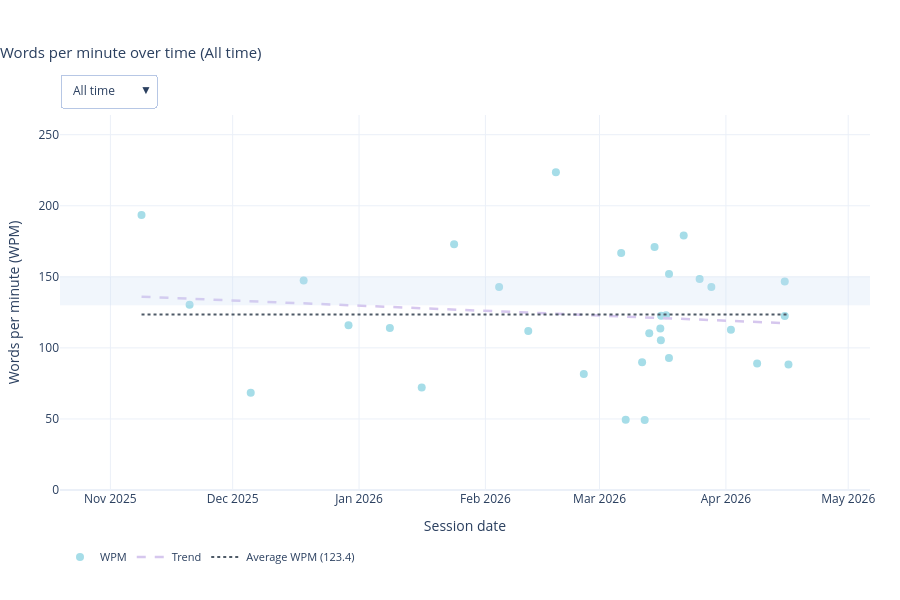

Notebook code for this chart:
### Code cell
# Plot 4: Interactive WPM over time with time frame selector.
import plotly.graph_objects as go
from dateutil.relativedelta import relativedelta
from datetime import timedelta

if not records:
    print('No recordings available to plot.')
else:
    wpm_records = [r for r in records if np.isfinite(r['wpm'])]
    if not wpm_records:
        print('No WPM values available to plot.')
    else:
        today_datetime = datetime.combine(TODAY, datetime.min.time())

        monday_this_week = today_datetime - timedelta(days=today_datetime.weekday())
        sunday_this_week = monday_this_week + timedelta(days=6)
        monday_last_week = monday_this_week - timedelta(days=7)
        sunday_last_week = monday_last_week + timedelta(days=6)

        time_frames = {
            'This week':  ('week',   monday_this_week,                         sunday_this_week),
            'Last week':  ('week',   monday_last_week,                         sunday_last_week),
            'Month':      ('month',  today_datetime.replace(day=1),            today_datetime),
            '6 months':   ('period', today_datetime - relativedelta(months=6), today_datetime),
            'Year':       ('period', today_datetime.replace(month=1, day=1),   today_datetime),
            'All time':   ('all',    None,                                      None),
        }

        XFMT = {
            'This week':  ('%a %d', 86400000),
            'Last week':  ('%a %d', 86400000),
            'Month':      ('%b %d', None),
            '6 months':   ('%b %Y', 'M1'),
            'Year':       ('%b',    'M1'),
            'All time':   ('%b %Y', 'M1'),
        }

        target_low, target_high = 130.0, 150.0

        def get_filtered_wpm(frame_type, start_date, end_date):
            if frame_type == 'all':
                return wpm_records
            return [r for r in wpm_records if start_date <= r['recording_dt'] <= end_date]

        def xaxis_range(frame_type, start_date, end_date):
            if frame_type == 'all':
                dts = [r['recording_dt'] for r in wpm_records]
                pad = timedelta(days=20)
                return [(min(dts) - pad).isoformat(), (max(dts) + pad).isoformat()]
            pad = timedelta(days=1)
            return [(start_date - pad).isoformat(), (end_date + pad).isoformat()]

        NO_DATA_ANNOTATION = dict(
        text='No recordings in this timeframe',
        xref='paper', yref='paper',
        x=0.5, y=0.5,
        showarrow=False,
        font=dict(size=17, color='#aaaaaa'),
        xanchor='center', yanchor='middle',
    )

        frame_data = {}
        for frame_name, (frame_type, start_date, end_date) in time_frames.items():
            filtered = get_filtered_wpm(frame_type, start_date, end_date)
            if not filtered:
                frame_data[frame_name] = {
                    'empty': True, 'y_max': 200.0,
                    'x_range': xaxis_range(frame_type, start_date, end_date),
                }
            else:
                dates  = [r['recording_dt'] for r in filtered]
                wpm_v  = np.array([r['wpm'] for r in filtered], dtype=float)
                labels = [r['recording_label'] for r in filtered]
                avg    = float(np.mean(wpm_v))
                if len(wpm_v) >= 2:
                    dn    = mdates.date2num(dates)
                    trend = np.polyval(np.polyfit(dn, wpm_v, 1), dn)
                else:
                    trend = wpm_v.copy()
                frame_data[frame_name] = {
                    'empty': False, 'dates': dates, 'wpm_v': wpm_v,
                    'avg': avg, 'trend': trend, 'labels': labels,
                    'y_max': max(180.0, float(np.nanmax(wpm_v)) * 1.18),
                    'x_range': xaxis_range(frame_type, start_date, end_date),
                }

        default_frame = 'All time'
        dd = frame_data[default_frame]

        fig = go.Figure()

        # Recommended range: paper-coord shape so it always spans full width
        fig.add_shape(
            type='rect',
            xref='paper', x0=0, x1=1,
            yref='y',     y0=target_low, y1=target_high,
            fillcolor='rgba(197,217,242,0.25)', line_width=0,
        )

        if not dd['empty']:
            fig.add_trace(go.Scatter(
                x=dd['dates'], y=dd['wpm_v'], name='WPM', mode='markers',
                marker=dict(size=8, color=COLORS['teal']),
                customdata=np.column_stack([dd['labels'], dd['wpm_v']]),
                hovertemplate='<b>%{customdata[0]}</b><br>Date: %{x|%b %d, %Y}<br>WPM: %{customdata[1]:.1f}<extra></extra>',
            ))
            fig.add_trace(go.Scatter(
                x=dd['dates'], y=dd['trend'], name='Trend', mode='lines',
                line=dict(color=COLORS['lavender'], width=2.5, dash='dash'),
                hovertemplate='%{x|%b %d, %Y}<br>Trend: %{y:.1f}<extra></extra>',
            ))
            fig.add_trace(go.Scatter(
                x=dd['dates'], y=np.full(len(dd['dates']), dd['avg']),
                name=f"Average WPM ({dd['avg']:.1f})", mode='lines',
                line=dict(color=COLORS['ink'], width=2, dash='dot'),
                hovertemplate='Average: %{y:.1f}<extra></extra>',
            ))
        else:
            for n in ('WPM', 'Trend', 'Average WPM'):
                fig.add_trace(go.Scatter(x=[], y=[], name=n, mode='markers'))


        timeframe_buttons = []
        for frame_name, (frame_type, start_date, end_date) in time_frames.items():
            fdata = frame_data[frame_name]
            fmt, dtick = XFMT[frame_name]
            if fdata['empty']:
                trace_update = {'x': [[], [], []], 'y': [[], [], []],
                                'name': ['WPM', 'Trend', 'Average WPM']}
            else:
                trace_update = {
                    'x': [fdata['dates'], fdata['dates'], fdata['dates']],
                    'y': [fdata['wpm_v'], fdata['trend'],
                          np.full(len(fdata['dates']), fdata['avg'])],
                    'customdata': [np.column_stack([fdata['labels'], fdata['wpm_v']]), None, None],
                    'name': ['WPM', 'Trend', f"Average WPM ({fdata['avg']:.1f})"],
                }
            layout_update = {
                'title.text':       f'Words per minute over time ({frame_name})',
                'xaxis.tickformat': fmt,
                'xaxis.range':      fdata['x_range'],
                'yaxis.range':      [0, fdata['y_max']],
            }
            if dtick is not None:
                layout_update['xaxis.dtick'] = dtick
            else:
                layout_update['xaxis.dtick'] = None
            layout_update['annotations'] = [NO_DATA_ANNOTATION] if fdata['empty'] else []
            timeframe_buttons.append({
                'label': frame_name, 'method': 'update',
                'args': [trace_update, layout_update],
            })

        default_fmt, default_dtick = XFMT[default_frame]

        fig.update_layout(
            title=dict(text=f'Words per minute over time ({default_frame})',
                       x=0.0, xanchor='left', font=dict(size=15)),
            xaxis=dict(title='Session date', tickformat=default_fmt, dtick=default_dtick,
                       range=dd['x_range'] if not dd['empty'] else [None, None]),
            yaxis=dict(title='Words per minute (WPM)',
                       range=[0, dd['y_max'] if not dd['empty'] else 200.0]),
            template='plotly_white', height=600, hovermode='closest',
            annotations=[] if not dd['empty'] else [NO_DATA_ANNOTATION],
            legend=dict(orientation='h', yanchor='top', y=-0.14, xanchor='left', x=0, font=dict(size=11)),
            margin=dict(b=110, t=115, l=60, r=30),
            updatemenus=[{
                'buttons': timeframe_buttons, 'active': 5, 'direction': 'down', 'showactive': True,
                'x': 0.0, 'xanchor': 'left', 'y': 1.0, 'yanchor': 'bottom',
                'pad': {'b': 8}, 'bgcolor': 'white', 'bordercolor': '#B7C7E5', 'borderwidth': 1,
            }],
        )
        fig.show()

### Figure 1 — Plotly figure (JSON) as saved in the notebook; plotly's stock layout.template omitted (floating-point values rounded to 4 significant figures)
{"data": [{"customdata": [["Recording 133", "193.55"], ["10:21", "130.4"], ["10:20", "68.48"], ["09:58", "147.49"], ["Recording 6", "115.83"], ["Recording 2 4", "113.92"], ["Recording 133 18", "72.07"], ["Recording 2 6", "172.94"], ["YetAgain", "142.86"], ["LongerTesting", "111.92"], ["Recording 5", "223.6"], ["Recording 2 5", "81.63"], ["Recording 4", "166.67"], ["Recording 133 17", "49.34"], ["Recording 133 11", "89.89"], ["Recording 133 16", "49.18"], ["Recording 133 12", "110.29"], ["Recording 3 2", "170.94"], ["Recording 133 13", "113.64"], ["Recording 133 8", "105.42"], ["skii trip so good", "122.68"], ["Recording 133 19", "122.95"], ["Recording 133 14", "92.92"], ["Recording 133 10", "151.94"], ["Recording 2 2", "178.98"], ["Recording 133 7", "148.51"], ["Recording 2 3", "142.86"], ["Recording 3", "112.69"], ["Recording 2", "88.99"], ["10:22", "122.37"], ["10:24", "146.78"], ["Recording 133 15", "88.24"]], "hovertemplate": "<b>%{customdata[0]}</b><br>Date: %{x|%b %d, %Y}<br>WPM: %{customdata[1]:.1f}<extra></extra>", "marker": {"color": "#A6DDE8", "size": 8}, "mode": "markers", "name": "WPM", "type": "scatter", "x": ["2025-11-08T15:22:55", "2025-11-20T10:21:43", "2025-12-05T10:20:36", "2025-12-18T09:58:48", "2025-12-29T10:03:11", "2026-01-08T13:32:37", "2026-01-16T09:02:55", "2026-01-24T07:43:31", "2026-02-04T08:37:53", "2026-02-11T12:22:54", "2026-02-18T07:04:36", "2026-02-25T03:17:12", "2026-03-06T07:26:55", "2026-03-07T09:59:50", "2026-03-11T10:33:42", "2026-03-12T01:52:43", "2026-03-13T04:37:51", "2026-03-14T11:58:45", "2026-03-15T21:55:37", "2026-03-16T00:56:19", "2026-03-16T02:34:06", "2026-03-17T07:31:44", "2026-03-18T00:44:47", "2026-03-18T01:06:49", "2026-03-21T15:30:38", "2026-03-25T13:21:29", "2026-03-28T10:22:06", "2026-04-02T05:30:05", "2026-04-08T15:51:49", "2026-04-15T10:22:54", "2026-04-15T10:24:45", "2026-04-16T08:21:40"], "y": [193.6, 130.4, 68.48, 147.5, 115.8, 113.9, 72.07, 172.9, 142.9, 111.9, 223.6, 81.63, 166.7, 49.34, 89.89, 49.18, 110.3, 170.9, 113.6, 105.4, 122.7, 123.0, 92.92, 151.9, 179.0, 148.5, 142.9, 112.7, 88.99, 122.4, 146.8, 88.24]}, {"hovertemplate": "%{x|%b %d, %Y}<br>Trend: %{y:.1f}<extra></extra>", "line": {"color": "#D6C7EE", "dash": "dash", "width": 2.5}, "mode": "lines", "name": "Trend", "type": "scatter", "x": ["2025-11-08T15:22:55", "2025-11-20T10:21:43", "2025-12-05T10:20:36", "2025-12-18T09:58:48", "2025-12-29T10:03:11", "2026-01-08T13:32:37", "2026-01-16T09:02:55", "2026-01-24T07:43:31", "2026-02-04T08:37:53", "2026-02-11T12:22:54", "2026-02-18T07:04:36", "2026-02-25T03:17:12", "2026-03-06T07:26:55", "2026-03-07T09:59:50", "2026-03-11T10:33:42", "2026-03-12T01:52:43", "2026-03-13T04:37:51", "2026-03-14T11:58:45", "2026-03-15T21:55:37", "2026-03-16T00:56:19", "2026-03-16T02:34:06", "2026-03-17T07:31:44", "2026-03-18T00:44:47", "2026-03-18T01:06:49", "2026-03-21T15:30:38", "2026-03-25T13:21:29", "2026-03-28T10:22:06", "2026-04-02T05:30:05", "2026-04-08T15:51:49", "2026-04-15T10:22:54", "2026-04-15T10:24:45", "2026-04-16T08:21:40"], "y": [136.0, 134.6, 132.8, 131.3, 130.0, 128.8, 127.9, 127.0, 125.7, 124.8, 124.0, 123.2, 122.1, 122.0, 121.5, 121.5, 121.3, 121.2, 121.0, 121.0, 121.0, 120.8, 120.8, 120.7, 120.3, 119.9, 119.5, 119.0, 118.2, 117.4, 117.4, 117.3]}, {"hovertemplate": "Average: %{y:.1f}<extra></extra>", "line": {"color": "#4E5A67", "dash": "dot", "width": 2}, "mode": "lines", "name": "Average WPM (123.4)", "type": "scatter", "x": ["2025-11-08T15:22:55", "2025-11-20T10:21:43", "2025-12-05T10:20:36", "2025-12-18T09:58:48", "2025-12-29T10:03:11", "2026-01-08T13:32:37", "2026-01-16T09:02:55", "2026-01-24T07:43:31", "2026-02-04T08:37:53", "2026-02-11T12:22:54", "2026-02-18T07:04:36", "2026-02-25T03:17:12", "2026-03-06T07:26:55", "2026-03-07T09:59:50", "2026-03-11T10:33:42", "2026-03-12T01:52:43", "2026-03-13T04:37:51", "2026-03-14T11:58:45", "2026-03-15T21:55:37", "2026-03-16T00:56:19", "2026-03-16T02:34:06", "2026-03-17T07:31:44", "2026-03-18T00:44:47", "2026-03-18T01:06:49", "2026-03-21T15:30:38", "2026-03-25T13:21:29", "2026-03-28T10:22:06", "2026-04-02T05:30:05", "2026-04-08T15:51:49", "2026-04-15T10:22:54", "2026-04-15T10:24:45", "2026-04-16T08:21:40"], "y": [123.4, 123.4, 123.4, 123.4, 123.4, 123.4, 123.4, 123.4, 123.4, 123.4, 123.4, 123.4, 123.4, 123.4, 123.4, 123.4, 123.4, 123.4, 123.4, 123.4, 123.4, 123.4, 123.4, 123.4, 123.4, 123.4, 123.4, 123.4, 123.4, 123.4, 123.4, 123.4]}], "layout": {"height": 600, "hovermode": "closest", "legend": {"font": {"size": 11}, "orientation": "h", "x": 0, "xanchor": "left", "y": -0.14, "yanchor": "top"}, "margin": {"b": 110, "l": 60, "r": 30, "t": 115}, "shapes": [{"fillcolor": "rgba(197,217,242,0.25)", "line": {"width": 0}, "type": "rect", "x0": 0, "x1": 1, "xref": "paper", "y0": 130, "y1": 150, "yref": "y"}], "title": {"font": {"size": 15}, "text": "Words per minute over time (All time)", "x": 0, "xanchor": "left"}, "updatemenus": [{"active": 5, "bgcolor": "white", "bordercolor": "#B7C7E5", "borderwidth": 1, "buttons": [{"args": [{"name": ["WPM", "Trend", "Average WPM"], "x": [[], [], []], "y": [[], [], []]}, {"annotations": [{"font": {"color": "#aaaaaa", "size": 17}, "showarrow": false, "text": "No recordings in this timeframe", "x": 0.5, "xanchor": "center", "xref": "paper", "y": 0.5, "yanchor": "middle", "yref": "paper"}], "title.text": "Words per minute over time (This week)", "xaxis.dtick": 86400000, "xaxis.range": ["2026-04-26T00:00:00", "2026-05-04T00:00:00"], "xaxis.tickformat": "%a %d", "yaxis.range": [0, 200]}], "label": "This week", "method": "update"}, {"args": [{"name": ["WPM", "Trend", "Average WPM"], "x": [[], [], []], "y": [[], [], []]}, {"annotations": [{"font": {"color": "#aaaaaa", "size": 17}, "showarrow": false, "text": "No recordings in this timeframe", "x": 0.5, "xanchor": "center", "xref": "paper", "y": 0.5, "yanchor": "middle", "yref": "paper"}], "title.text": "Words per minute over time (Last week)", "xaxis.dtick": 86400000, "xaxis.range": ["2026-04-19T00:00:00", "2026-04-27T00:00:00"], "xaxis.tickformat": "%a %d", "yaxis.range": [0, 200]}], "label": "Last week", "method": "update"}, {"args": [{"customdata": [[["Recording 3", "112.69"], ["Recording 2", "88.99"], ["10:22", "122.37"], ["10:24", "146.78"], ["Recording 133 15", "88.24"]], null, null], "name": ["WPM", "Trend", "Average WPM (111.8)"], "x": [["2026-04-02T05:30:05", "2026-04-08T15:51:49", "2026-04-15T10:22:54", "2026-04-15T10:24:45", "2026-04-16T08:21:40"], ["2026-04-02T05:30:05", "2026-04-08T15:51:49", "2026-04-15T10:22:54", "2026-04-15T10:24:45", "2026-04-16T08:21:40"], ["2026-04-02T05:30:05", "2026-04-08T15:51:49", "2026-04-15T10:22:54", "2026-04-15T10:24:45", "2026-04-16T08:21:40"]], "y": [[112.7, 88.99, 122.4, 146.8, 88.24], [104.1, 109.4, 114.9, 114.9, 115.7], [111.8, 111.8, 111.8, 111.8, 111.8]]}, {"annotations": [], "title.text": "Words per minute over time (Month)", "xaxis.dtick": null, "xaxis.range": ["2026-03-31T00:00:00", "2026-04-30T00:00:00"], "xaxis.tickformat": "%b %d", "yaxis.range": [0, 180]}], "label": "Month", "method": "update"}, {"args": [{"customdata": [[["Recording 133", "193.55"], ["10:21", "130.4"], ["10:20", "68.48"], ["09:58", "147.49"], ["Recording 6", "115.83"], ["Recording 2 4", "113.92"], ["Recording 133 18", "72.07"], ["Recording 2 6", "172.94"], ["YetAgain", "142.86"], ["LongerTesting", "111.92"], ["Recording 5", "223.6"], ["Recording 2 5", "81.63"], ["Recording 4", "166.67"], ["Recording 133 17", "49.34"], ["Recording 133 11", "89.89"], ["Recording 133 16", "49.18"], ["Recording 133 12", "110.29"], ["Recording 3 2", "170.94"], ["Recording 133 13", "113.64"], ["Recording 133 8", "105.42"], ["skii trip so good", "122.68"], ["Recording 133 19", "122.95"], ["Recording 133 14", "92.92"], ["Recording 133 10", "151.94"], ["Recording 2 2", "178.98"], ["Recording 133 7", "148.51"], ["Recording 2 3", "142.86"], ["Recording 3", "112.69"], ["Recording 2", "88.99"], ["10:22", "122.37"], ["10:24", "146.78"], ["Recording 133 15", "88.24"]], null, null], "name": ["WPM", "Trend", "Average WPM (123.4)"], "x": [["2025-11-08T15:22:55", "2025-11-20T10:21:43", "2025-12-05T10:20:36", "2025-12-18T09:58:48", "2025-12-29T10:03:11", "2026-01-08T13:32:37", "2026-01-16T09:02:55", "2026-01-24T07:43:31", "2026-02-04T08:37:53", "2026-02-11T12:22:54", "2026-02-18T07:04:36", "2026-02-25T03:17:12", "2026-03-06T07:26:55", "2026-03-07T09:59:50", "2026-03-11T10:33:42", "2026-03-12T01:52:43", "2026-03-13T04:37:51", "2026-03-14T11:58:45", "2026-03-15T21:55:37", "2026-03-16T00:56:19", "2026-03-16T02:34:06", "2026-03-17T07:31:44", "2026-03-18T00:44:47", "2026-03-18T01:06:49", "2026-03-21T15:30:38", "2026-03-25T13:21:29", "2026-03-28T10:22:06", "2026-04-02T05:30:05", "2026-04-08T15:51:49", "2026-04-15T10:22:54", "2026-04-15T10:24:45", "2026-04-16T08:21:40"], ["2025-11-08T15:22:55", "2025-11-20T10:21:43", "2025-12-05T10:20:36", "2025-12-18T09:58:48", "2025-12-29T10:03:11", "2026-01-08T13:32:37", "2026-01-16T09:02:55", "2026-01-24T07:43:31", "2026-02-04T08:37:53", "2026-02-11T12:22:54", "2026-02-18T07:04:36", "2026-02-25T03:17:12", "2026-03-06T07:26:55", "2026-03-07T09:59:50", "2026-03-11T10:33:42", "2026-03-12T01:52:43", "2026-03-13T04:37:51", "2026-03-14T11:58:45", "2026-03-15T21:55:37", "2026-03-16T00:56:19", "2026-03-16T02:34:06", "2026-03-17T07:31:44", "2026-03-18T00:44:47", "2026-03-18T01:06:49", "2026-03-21T15:30:38", "2026-03-25T13:21:29", "2026-03-28T10:22:06", "2026-04-02T05:30:05", "2026-04-08T15:51:49", "2026-04-15T10:22:54", "2026-04-15T10:24:45", "2026-04-16T08:21:40"], ["2025-11-08T15:22:55", "2025-11-20T10:21:43", "2025-12-05T10:20:36", "2025-12-18T09:58:48", "2025-12-29T10:03:11", "2026-01-08T13:32:37", "2026-01-16T09:02:55", "2026-01-24T07:43:31", "2026-02-04T08:37:53", "2026-02-11T12:22:54", "2026-02-18T07:04:36", "2026-02-25T03:17:12", "2026-03-06T07:26:55", "2026-03-07T09:59:50", "2026-03-11T10:33:42", "2026-03-12T01:52:43", "2026-03-13T04:37:51", "2026-03-14T11:58:45", "2026-03-15T21:55:37", "2026-03-16T00:56:19", "2026-03-16T02:34:06", "2026-03-17T07:31:44", "2026-03-18T00:44:47", "2026-03-18T01:06:49", "2026-03-21T15:30:38", "2026-03-25T13:21:29", "2026-03-28T10:22:06", "2026-04-02T05:30:05", "2026-04-08T15:51:49", "2026-04-15T10:22:54", "2026-04-15T10:24:45", "2026-04-16T08:21:40"]], "y": [[193.6, 130.4, 68.48, 147.5, 115.8, 113.9, 72.07, 172.9, 142.9, 111.9, 223.6, 81.63, 166.7, 49.34, 89.89, 49.18, 110.3, 170.9, 113.6, 105.4, 122.7, 123.0, 92.92, 151.9, 179.0, 148.5, 142.9, 112.7, 88.99, 122.4, 146.8, 88.24], [136.0, 134.6, 132.8, 131.3, 130.0, 128.8, 127.9, 127.0, 125.7, 124.8, 124.0, 123.2, 122.1, 122.0, 121.5, 121.5, 121.3, 121.2, 121.0, 121.0, 121.0, 120.8, 120.8, 120.7, 120.3, 119.9, 119.5, 119.0, 118.2, 117.4, 117.4, 117.3], [123.4, 123.4, 123.4, 123.4, 123.4, 123.4, 123.4, 123.4, 123.4, 123.4, 123.4, 123.4, 123.4, 123.4, 123.4, 123.4, 123.4, 123.4, 123.4, 123.4, 123.4, 123.4, 123.4, 123.4, 123.4, 123.4, 123.4, 123.4, 123.4, 123.4, 123.4, 123.4]]}, {"annotations": [], "title.text": "Words per minute over time (6 months)", "xaxis.dtick": "M1", "xaxis.range": ["2025-10-28T00:00:00", "2026-04-30T00:00:00"], "xaxis.tickformat": "%b %Y", "yaxis.range": [0, 263.8]}], "label": "6 months", "method": "update"}, {"args": [{"customdata": [[["Recording 2 4", "113.92"], ["Recording 133 18", "72.07"], ["Recording 2 6", "172.94"], ["YetAgain", "142.86"], ["LongerTesting", "111.92"], ["Recording 5", "223.6"], ["Recording 2 5", "81.63"], ["Recording 4", "166.67"], ["Recording 133 17", "49.34"], ["Recording 133 11", "89.89"], ["Recording 133 16", "49.18"], ["Recording 133 12", "110.29"], ["Recording 3 2", "170.94"], ["Recording 133 13", "113.64"], ["Recording 133 8", "105.42"], ["skii trip so good", "122.68"], ["Recording 133 19", "122.95"], ["Recording 133 14", "92.92"], ["Recording 133 10", "151.94"], ["Recording 2 2", "178.98"], ["Recording 133 7", "148.51"], ["Recording 2 3", "142.86"], ["Recording 3", "112.69"], ["Recording 2", "88.99"], ["10:22", "122.37"], ["10:24", "146.78"], ["Recording 133 15", "88.24"]], null, null], "name": ["WPM", "Trend", "Average WPM (122.0)"], "x": [["2026-01-08T13:32:37", "2026-01-16T09:02:55", "2026-01-24T07:43:31", "2026-02-04T08:37:53", "2026-02-11T12:22:54", "2026-02-18T07:04:36", "2026-02-25T03:17:12", "2026-03-06T07:26:55", "2026-03-07T09:59:50", "2026-03-11T10:33:42", "2026-03-12T01:52:43", "2026-03-13T04:37:51", "2026-03-14T11:58:45", "2026-03-15T21:55:37", "2026-03-16T00:56:19", "2026-03-16T02:34:06", "2026-03-17T07:31:44", "2026-03-18T00:44:47", "2026-03-18T01:06:49", "2026-03-21T15:30:38", "2026-03-25T13:21:29", "2026-03-28T10:22:06", "2026-04-02T05:30:05", "2026-04-08T15:51:49", "2026-04-15T10:22:54", "2026-04-15T10:24:45", "2026-04-16T08:21:40"], ["2026-01-08T13:32:37", "2026-01-16T09:02:55", "2026-01-24T07:43:31", "2026-02-04T08:37:53", "2026-02-11T12:22:54", "2026-02-18T07:04:36", "2026-02-25T03:17:12", "2026-03-06T07:26:55", "2026-03-07T09:59:50", "2026-03-11T10:33:42", "2026-03-12T01:52:43", "2026-03-13T04:37:51", "2026-03-14T11:58:45", "2026-03-15T21:55:37", "2026-03-16T00:56:19", "2026-03-16T02:34:06", "2026-03-17T07:31:44", "2026-03-18T00:44:47", "2026-03-18T01:06:49", "2026-03-21T15:30:38", "2026-03-25T13:21:29", "2026-03-28T10:22:06", "2026-04-02T05:30:05", "2026-04-08T15:51:49", "2026-04-15T10:22:54", "2026-04-15T10:24:45", "2026-04-16T08:21:40"], ["2026-01-08T13:32:37", "2026-01-16T09:02:55", "2026-01-24T07:43:31", "2026-02-04T08:37:53", "2026-02-11T12:22:54", "2026-02-18T07:04:36", "2026-02-25T03:17:12", "2026-03-06T07:26:55", "2026-03-07T09:59:50", "2026-03-11T10:33:42", "2026-03-12T01:52:43", "2026-03-13T04:37:51", "2026-03-14T11:58:45", "2026-03-15T21:55:37", "2026-03-16T00:56:19", "2026-03-16T02:34:06", "2026-03-17T07:31:44", "2026-03-18T00:44:47", "2026-03-18T01:06:49", "2026-03-21T15:30:38", "2026-03-25T13:21:29", "2026-03-28T10:22:06", "2026-04-02T05:30:05", "2026-04-08T15:51:49", "2026-04-15T10:22:54", "2026-04-15T10:24:45", "2026-04-16T08:21:40"]], "y": [[113.9, 72.07, 172.9, 142.9, 111.9, 223.6, 81.63, 166.7, 49.34, 89.89, 49.18, 110.3, 170.9, 113.6, 105.4, 122.7, 123.0, 92.92, 151.9, 179.0, 148.5, 142.9, 112.7, 88.99, 122.4, 146.8, 88.24], [126.5, 125.9, 125.3, 124.5, 124.0, 123.5, 123.0, 122.3, 122.2, 121.9, 121.9, 121.8, 121.7, 121.6, 121.6, 121.6, 121.5, 121.4, 121.4, 121.2, 120.9, 120.7, 120.3, 119.8, 119.3, 119.3, 119.3], [122.0, 122.0, 122.0, 122.0, 122.0, 122.0, 122.0, 122.0, 122.0, 122.0, 122.0, 122.0, 122.0, 122.0, 122.0, 122.0, 122.0, 122.0, 122.0, 122.0, 122.0, 122.0, 122.0, 122.0, 122.0, 122.0, 122.0]]}, {"annotations": [], "title.text": "Words per minute over time (Year)", "xaxis.dtick": "M1", "xaxis.range": ["2025-12-31T00:00:00", "2026-04-30T00:00:00"], "xaxis.tickformat": "%b", "yaxis.range": [0, 263.8]}], "label": "Year", "method": "update"}, {"args": [{"customdata": [[["Recording 133", "193.55"], ["10:21", "130.4"], ["10:20", "68.48"], ["09:58", "147.49"], ["Recording 6", "115.83"], ["Recording 2 4", "113.92"], ["Recording 133 18", "72.07"], ["Recording 2 6", "172.94"], ["YetAgain", "142.86"], ["LongerTesting", "111.92"], ["Recording 5", "223.6"], ["Recording 2 5", "81.63"], ["Recording 4", "166.67"], ["Recording 133 17", "49.34"], ["Recording 133 11", "89.89"], ["Recording 133 16", "49.18"], ["Recording 133 12", "110.29"], ["Recording 3 2", "170.94"], ["Recording 133 13", "113.64"], ["Recording 133 8", "105.42"], ["skii trip so good", "122.68"], ["Recording 133 19", "122.95"], ["Recording 133 14", "92.92"], ["Recording 133 10", "151.94"], ["Recording 2 2", "178.98"], ["Recording 133 7", "148.51"], ["Recording 2 3", "142.86"], ["Recording 3", "112.69"], ["Recording 2", "88.99"], ["10:22", "122.37"], ["10:24", "146.78"], ["Recording 133 15", "88.24"]], null, null], "name": ["WPM", "Trend", "Average WPM (123.4)"], "x": [["2025-11-08T15:22:55", "2025-11-20T10:21:43", "2025-12-05T10:20:36", "2025-12-18T09:58:48", "2025-12-29T10:03:11", "2026-01-08T13:32:37", "2026-01-16T09:02:55", "2026-01-24T07:43:31", "2026-02-04T08:37:53", "2026-02-11T12:22:54", "2026-02-18T07:04:36", "2026-02-25T03:17:12", "2026-03-06T07:26:55", "2026-03-07T09:59:50", "2026-03-11T10:33:42", "2026-03-12T01:52:43", "2026-03-13T04:37:51", "2026-03-14T11:58:45", "2026-03-15T21:55:37", "2026-03-16T00:56:19", "2026-03-16T02:34:06", "2026-03-17T07:31:44", "2026-03-18T00:44:47", "2026-03-18T01:06:49", "2026-03-21T15:30:38", "2026-03-25T13:21:29", "2026-03-28T10:22:06", "2026-04-02T05:30:05", "2026-04-08T15:51:49", "2026-04-15T10:22:54", "2026-04-15T10:24:45", "2026-04-16T08:21:40"], ["2025-11-08T15:22:55", "2025-11-20T10:21:43", "2025-12-05T10:20:36", "2025-12-18T09:58:48", "2025-12-29T10:03:11", "2026-01-08T13:32:37", "2026-01-16T09:02:55", "2026-01-24T07:43:31", "2026-02-04T08:37:53", "2026-02-11T12:22:54", "2026-02-18T07:04:36", "2026-02-25T03:17:12", "2026-03-06T07:26:55", "2026-03-07T09:59:50", "2026-03-11T10:33:42", "2026-03-12T01:52:43", "2026-03-13T04:37:51", "2026-03-14T11:58:45", "2026-03-15T21:55:37", "2026-03-16T00:56:19", "2026-03-16T02:34:06", "2026-03-17T07:31:44", "2026-03-18T00:44:47", "2026-03-18T01:06:49", "2026-03-21T15:30:38", "2026-03-25T13:21:29", "2026-03-28T10:22:06", "2026-04-02T05:30:05", "2026-04-08T15:51:49", "2026-04-15T10:22:54", "2026-04-15T10:24:45", "2026-04-16T08:21:40"], ["2025-11-08T15:22:55", "2025-11-20T10:21:43", "2025-12-05T10:20:36", "2025-12-18T09:58:48", "2025-12-29T10:03:11", "2026-01-08T13:32:37", "2026-01-16T09:02:55", "2026-01-24T07:43:31", "2026-02-04T08:37:53", "2026-02-11T12:22:54", "2026-02-18T07:04:36", "2026-02-25T03:17:12", "2026-03-06T07:26:55", "2026-03-07T09:59:50", "2026-03-11T10:33:42", "2026-03-12T01:52:43", "2026-03-13T04:37:51", "2026-03-14T11:58:45", "2026-03-15T21:55:37", "2026-03-16T00:56:19", "2026-03-16T02:34:06", "2026-03-17T07:31:44", "2026-03-18T00:44:47", "2026-03-18T01:06:49", "2026-03-21T15:30:38", "2026-03-25T13:21:29", "2026-03-28T10:22:06", "2026-04-02T05:30:05", "2026-04-08T15:51:49", "2026-04-15T10:22:54", "2026-04-15T10:24:45", "2026-04-16T08:21:40"]], "y": [[193.6, 130.4, 68.48, 147.5, 115.8, 113.9, 72.07, 172.9, 142.9, 111.9, 223.6, 81.63, 166.7, 49.34, 89.89, 49.18, 110.3, 170.9, 113.6, 105.4, 122.7, 123.0, 92.92, 151.9, 179.0, 148.5, 142.9, 112.7, 88.99, 122.4, 146.8, 88.24], [136.0, 134.6, 132.8, 131.3, 130.0, 128.8, 127.9, 127.0, 125.7, 124.8, 124.0, 123.2, 122.1, 122.0, 121.5, 121.5, 121.3, 121.2, 121.0, 121.0, 121.0, 120.8, 120.8, 120.7, 120.3, 119.9, 119.5, 119.0, 118.2, 117.4, 117.4, 117.3], [123.4, 123.4, 123.4, 123.4, 123.4, 123.4, 123.4, 123.4, 123.4, 123.4, 123.4, 123.4, 123.4, 123.4, 123.4, 123.4, 123.4, 123.4, 123.4, 123.4, 123.4, 123.4, 123.4, 123.4, 123.4, 123.4, 123.4, 123.4, 123.4, 123.4, 123.4, 123.4]]}, {"annotations": [], "title.text": "Words per minute over time (All time)", "xaxis.dtick": "M1", "xaxis.range": ["2025-10-19T15:22:55", "2026-05-06T08:21:40"], "xaxis.tickformat": "%b %Y", "yaxis.range": [0, 263.8]}], "label": "All time", "method": "update"}], "direction": "down", "pad": {"b": 8}, "showactive": true, "x": 0, "xanchor": "left", "y": 1, "yanchor": "bottom"}], "xaxis": {"dtick": "M1", "range": ["2025-10-19T15:22:55", "2026-05-06T08:21:40"], "tickformat": "%b %Y", "title": {"text": "Session date"}}, "yaxis": {"range": [0, 263.8], "title": {"text": "Words per minute (WPM)"}}}}
